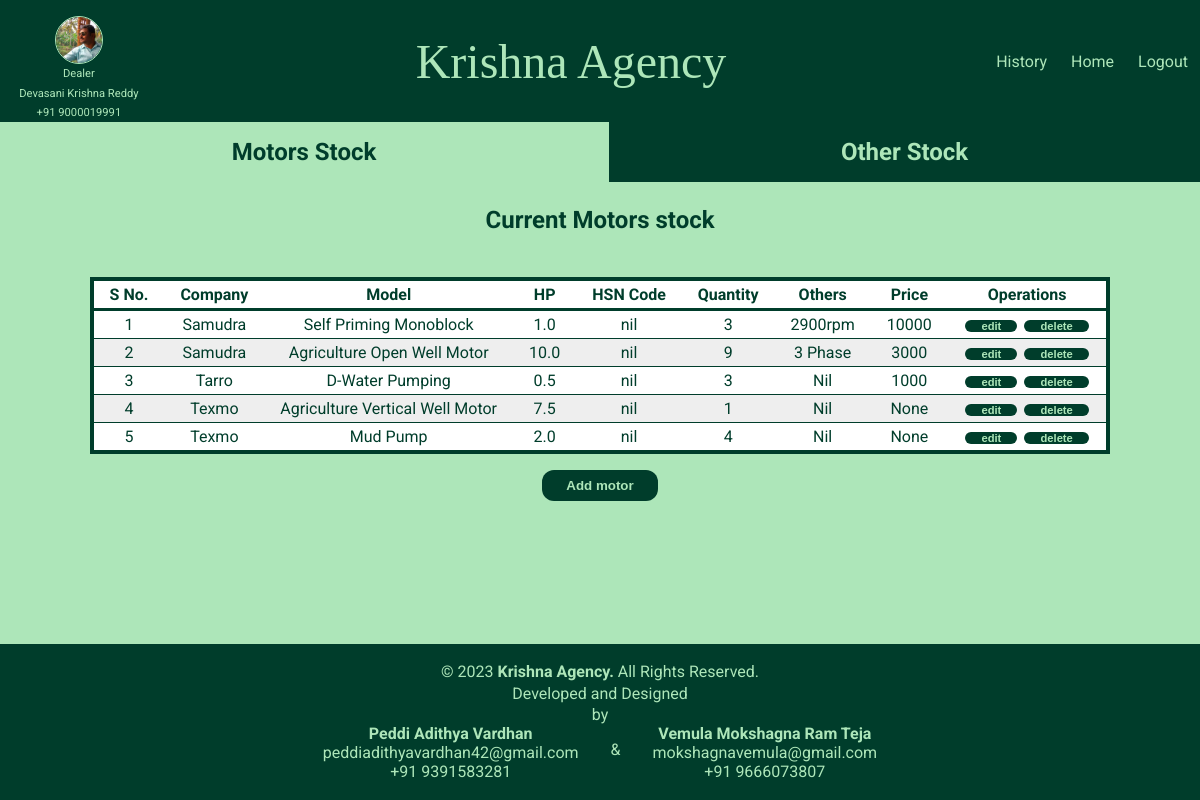
Page /stock_page/ (signed in) on the earlier database version.
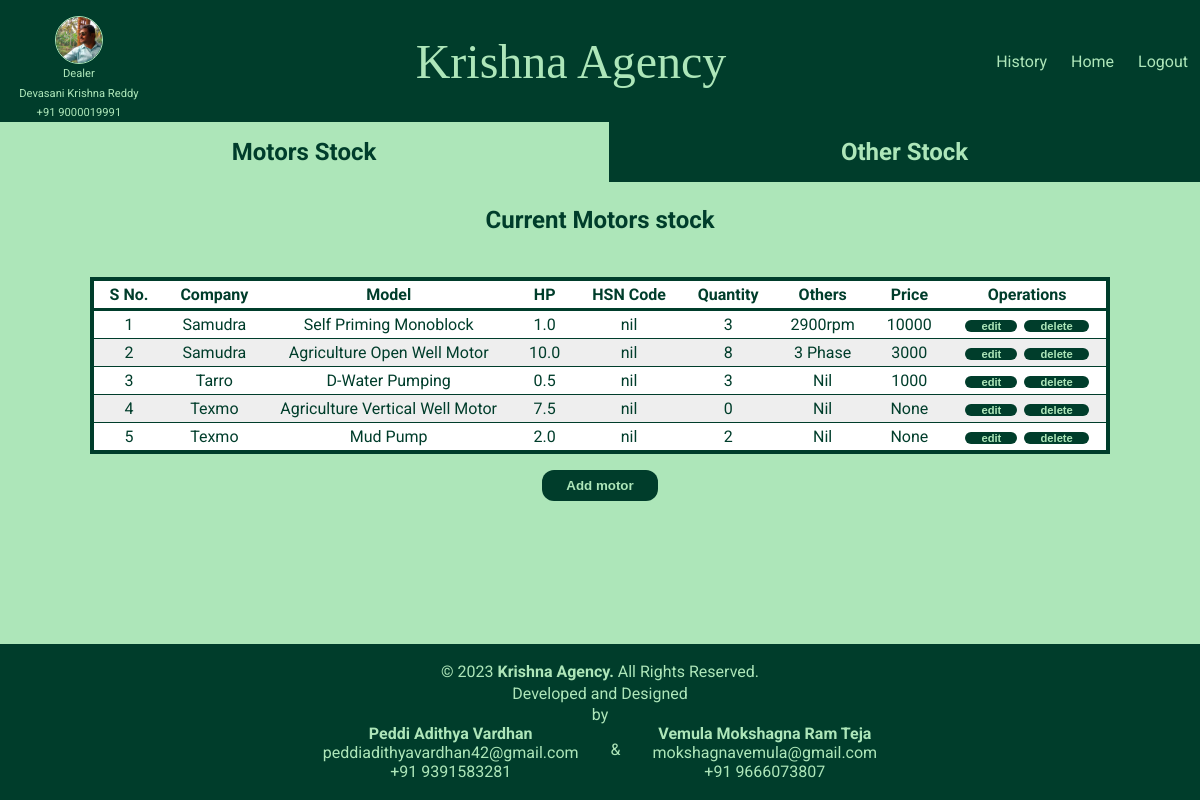
Same page on the later database version.
### stock/models.py (models this page shows, shortened)
class motor_products(models.Model):
    company=models.CharField(max_length=50)
    model_name=models.CharField(max_length=100)
    hp=models.DecimalField(max_digits=3, decimal_places=1)
    others=models.CharField(max_length=100)
    quantity=models.IntegerField()
    hsncode=models.CharField(max_length=50)
    price=models.IntegerField(null=True)

### stock/views.py (the view)
# urls.py: path("stock_page/", views.stock_page, name='stockpage'),
@login_required(login_url='loginpage')
def stock_page(request):
    present_stock=motor_products.objects.all().order_by("company")
    other_stock=other_products.objects.all().order_by("item_name")
    return render(request, "stock/stock.html",{
        "present_stock":present_stock,
        "other_stock":other_stock
    })

### stock/templates/stock/stock.html (shortened to what this page needs)
{% extends 'stock_base.html' %}
{% load static %}
{% block page_css %}
    <link rel="stylesheet" href="{% static "stock/stock.css" %}">
{% endblock page_css %}
{% block page_body %}
<main>
    <div class="options">
        <div class="op current" id="op1"><span class="unline">Motors Stock</span></div>
        <div class="op" id="op2"><span class="unline">Other Stock</span></div>
    </div>
    <form>
        <div id="motors">
            <h3>Current Motors stock</h3>
            <br>
            <table>
                <thead>
                    <tr>
                        <th>S No. </th>
                        <th>Company</th>
                        <th>Model</th>
                        <th>HP</th>
                        <th>HSN Code</th>
                        <th>Quantity</th>
                        <th>Others</th>
                        <th>Price</th>
                        <th>Operations</th>
                    </tr>
                </thead>
                <tbody>
                    {% for fields in present_stock %}
                    <tr>
                        <td>{{ forloop.counter }}</td>
                        <td>{{fields.company | title}}</td>
                        <td>{{fields.model_name | title}}</td>
                        <td>{{fields.hp}}</td>
                        <td>{{fields.hsncode}}</td>
                        <td>{{fields.quantity}}</td>
                        <td>{{fields.others | title }}</td>
                        <td>{{fields.price}}</td>
                        <td><button class="operations"><a href={% url 'editmotor' fields.id %}>edit</a></button>
                            <button class="operations"><a href={% url 'delete-motor' fields.id %}>delete</a></button>
                        </td>
                    </tr>
                    {% endfor %}
                </tbody>
            </table>
            <button class="abut">
                <a href={% url 'motorsentrypage' %}>
                    Add motor
            </button>
        </div>
    </form>
</main>
{% endblock page_body %}

Differences in the rows shown:
changed motor_products "Agriculture Open Well Motor": quantity "9" → "8"
changed motor_products "Agriculture Vertical Well Motor": quantity "1" → "0"
changed motor_products "Mud Pump": quantity "4" → "2"
